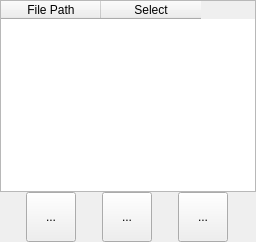
            <widget class="QWidget" name="gcode_load">
             <property name="sizePolicy">
              <sizepolicy hsizetype="Fixed" vsizetype="Fixed">
               <horstretch>0</horstretch>
               <verstretch>0</verstretch>
              </sizepolicy>
             </property>
             <attribute name="title">
              <string>GCode</string>
             </attribute>
             <layout class="QVBoxLayout" name="verticalLayout_11">
              <property name="spacing">
               <number>0</number>
              </property>
              <property name="leftMargin">
               <number>0</number>
              </property>
              <property name="topMargin">
               <number>0</number>
              </property>
              <property name="rightMargin">
               <number>0</number>
              </property>
              <property name="bottomMargin">
               <number>0</number>
              </property>
              <item>
               <widget class="QTableWidget" name="gcode_tw">
                <property name="sizePolicy">
                 <sizepolicy hsizetype="Expanding" vsizetype="Expanding">
                  <horstretch>0</horstretch>
                  <verstretch>0</verstretch>
                 </sizepolicy>
                </property>
                <property name="horizontalScrollBarPolicy">
                 <enum>Qt::ScrollBarAlwaysOff</enum>
                </property>
                <property name="selectionMode">
                 <enum>QAbstractItemView::MultiSelection</enum>
                </property>
                <property name="selectionBehavior">
                 <enum>QAbstractItemView::SelectRows</enum>
                </property>
                <property name="showGrid">
                 <bool>false</bool>
                </property>
                <property name="columnCount">
                 <number>2</number>
                </property>
                <attribute name="horizontalHeaderCascadingSectionResizes">
                 <bool>true</bool>
                </attribute>
                <column>
                 <property name="text">
                  <string>File Path</string>
                 </property>
                </column>
                <column>
                 <property name="text">
                  <string>Select</string>
                 </property>
                </column>
               </widget>
              </item>
              <item>
               <layout class="QHBoxLayout" name="horizontalLayout_10">
                <item>
                 <widget class="QToolButton" name="upload_temp_tb">
                  <property name="minimumSize">
                   <size>
                    <width>50</width>
                    <height>50</height>
                   </size>
                  </property>
                  <property name="statusTip">
                   <string>Reload gcode files generated.</string>
                  </property>
                  <property name="text">
                   <string>...</string>
                  </property>
                  <property name="icon">
                   <iconset resource="app_resources.qrc">
                    <normaloff>:/resources/resources/icons/white-upload-file.svg</normaloff>
                    <normalon>:/resources/resources/icons/white-upload-file.svg</normalon>
                    <disabledoff>:/resources/resources/icons/gray-upload-file.svg</disabledoff>
                    <disabledon>:/resources/resources/icons/gray-upload-file.svg</disabledon>:/resources/resources/icons/white-upload-file.svg</iconset>
                  </property>
                 </widget>
                </item>
                <item>
                 <widget class="QToolButton" name="open_gcode_tb">
                  <property name="sizePolicy">
                   <sizepolicy hsizetype="Fixed" vsizetype="Fixed">
                    <horstretch>0</horstretch>
                    <verstretch>0</verstretch>
                   </sizepolicy>
                  </property>
                  <property name="minimumSize">
                   <size>
                    <width>50</width>
                    <height>50</height>
                   </size>
                  </property>
                  <property name="statusTip">
                   <string>Load gcode files.</string>
                  </property>
                  <property name="text">
                   <string>...</string>
                  </property>
                  <property name="icon">
                   <iconset resource="app_resources.qrc">
                    <normaloff>:/resources/resources/icons/white-open-folder.svg</normaloff>:/resources/resources/icons/white-open-folder.svg</iconset>
                  </property>
                  <property name="shortcut">
                   <string>Ctrl+G</string>
                  </property>
                 </widget>
                </item>
                <item>
                 <widget class="QToolButton" name="remove_gcode_tb">
                  <property name="minimumSize">
                   <size>
                    <width>50</width>
                    <height>50</height>
                   </size>
                  </property>
                  <property name="statusTip">
                   <string>Remove gcode files.</string>
                  </property>
                  <property name="text">
                   <string>...</string>
                  </property>
                  <property name="icon">
                   <iconset resource="app_resources.qrc">
                    <normaloff>:/resources/resources/icons/white-delete.svg</normaloff>:/resources/resources/icons/white-delete.svg</iconset>
                  </property>
                 </widget>
                </item>
               </layout>
              </item>
             </layout>
            </widget>
